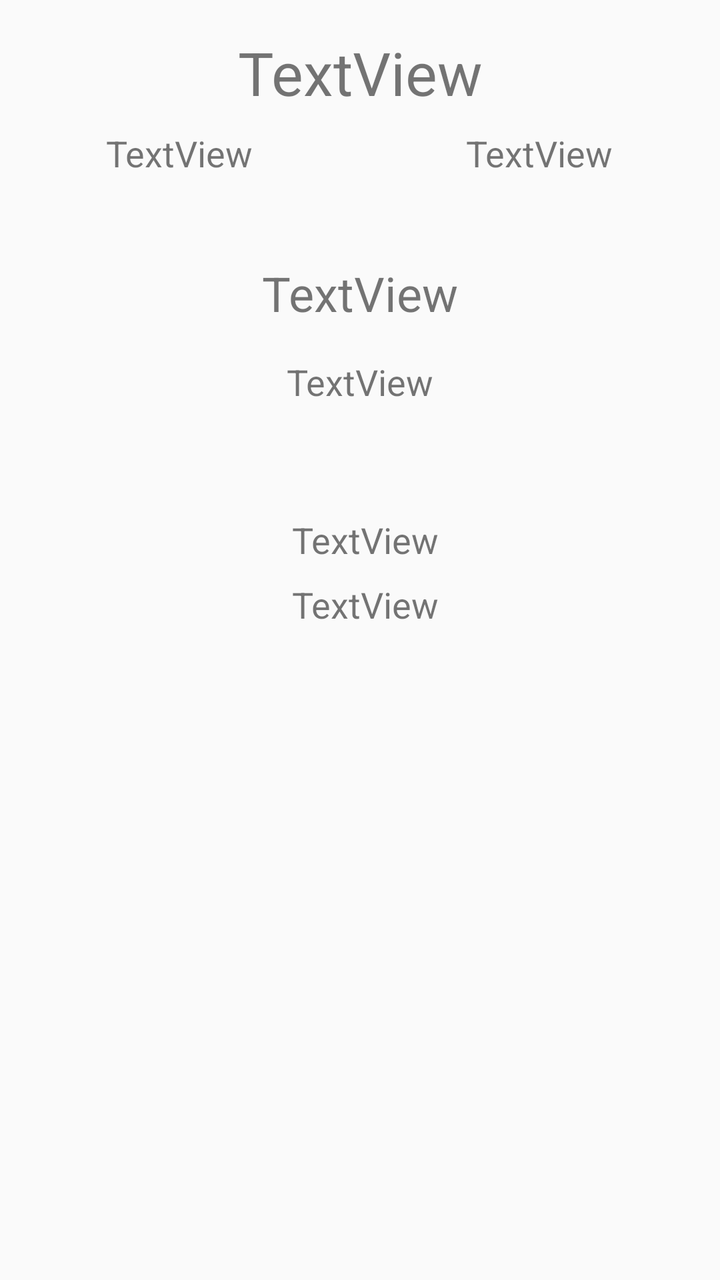
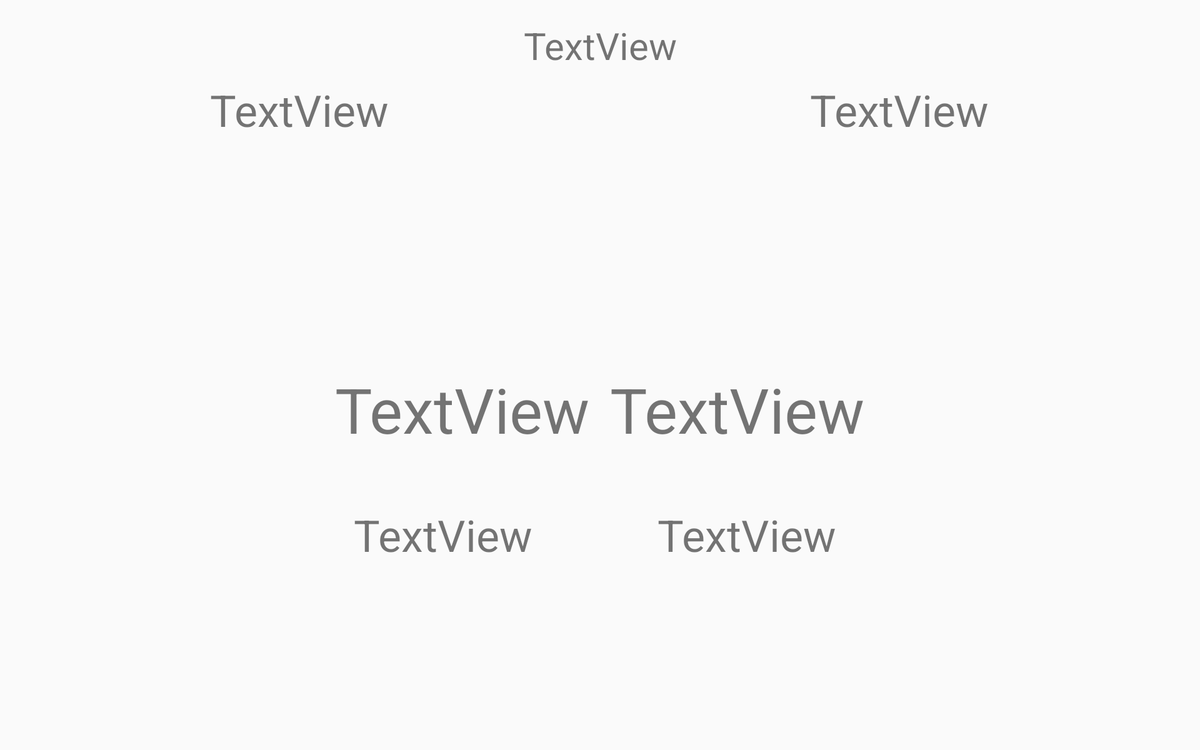

One screen, two layout resources from the same app: the default and the repository's alternative for another configuration. Each is rendered where Android would select it; the XML of both is given below.
<!-- AndroidManifest.xml: application theme AppTheme -->
<!-- res/layout/fragment_weather.xml -->
<?xml version="1.0" encoding="utf-8"?>
    <androidx.constraintlayout.widget.ConstraintLayout
            xmlns:android="http://schemas.android.com/apk/res/android"
            xmlns:app="http://schemas.android.com/apk/res-auto" xmlns:tools="http://schemas.android.com/tools"
            android:layout_width="match_parent"
            android:layout_height="match_parent" android:id="@+id/constraint_layout">
        <ProgressBar
                android:layout_width="219dp"
                android:layout_height="55dp"
                android:indeterminate="true" android:id="@+id/loading_progress_bar"
                app:layout_constraintEnd_toEndOf="parent"
                app:layout_constraintStart_toStartOf="parent"
                app:layout_constraintTop_toBottomOf="@+id/weather_description"
                app:layout_constraintBottom_toBottomOf="parent" android:layout_marginBottom="8dp"
                android:visibility="invisible"/>
        <TextView
                android:layout_width="0dp"
                android:layout_height="wrap_content" android:id="@+id/city_name_weather"
                app:layout_constraintTop_toTopOf="parent" app:layout_constraintStart_toStartOf="parent"
                app:layout_constraintEnd_toEndOf="parent"
                app:layout_constraintHorizontal_bias="1.0" android:textAlignment="center" android:textSize="30sp"
                android:layout_marginTop="16dp" android:layout_marginStart="8dp" android:layout_marginEnd="8dp"
                tools:text="TextView"/>
    <ImageView
            android:layout_width="wrap_content"
            android:layout_height="50dp" tools:src="@tools:sample/avatars" android:id="@+id/current_weather_icon"
            app:layout_constraintStart_toStartOf="parent"
            android:layout_marginStart="8dp" app:layout_constraintEnd_toEndOf="parent"
            android:layout_marginEnd="8dp" app:layout_constraintHorizontal_bias="0.498"
            android:layout_marginTop="16dp" app:layout_constraintTop_toBottomOf="@+id/city_name_weather"/>
        <TextView
                android:layout_width="wrap_content"
                android:layout_height="wrap_content" android:id="@+id/temperature_now"
                app:layout_constraintTop_toBottomOf="@+id/current_weather_icon"
                android:textSize="24sp" android:textAlignment="center" android:layout_marginStart="8dp"
                app:layout_constraintStart_toStartOf="parent" android:layout_marginEnd="8dp"
                app:layout_constraintEnd_toEndOf="parent" app:layout_constraintHorizontal_bias="0.498"
                android:layout_marginTop="8dp" tools:text="TextView"/>
    <TextView
            android:layout_width="wrap_content"
            android:layout_height="wrap_content"
            android:id="@+id/city_latitude" app:layout_constraintStart_toStartOf="parent"
            android:layout_marginStart="8dp" android:layout_marginTop="8dp"
            app:layout_constraintTop_toBottomOf="@+id/city_name_weather" android:textAlignment="center"
            tools:text="TextView" android:layout_marginEnd="8dp"
            app:layout_constraintEnd_toStartOf="@+id/current_weather_icon" android:textSize="18sp"/>
    <TextView
            android:layout_width="wrap_content"
            android:layout_height="wrap_content"
            android:id="@+id/city_longitude"
            app:layout_constraintEnd_toEndOf="parent"
            android:textAlignment="center"
            android:layout_marginEnd="8dp" android:layout_marginTop="8dp"
            app:layout_constraintTop_toBottomOf="@+id/city_name_weather" tools:text="TextView"
            app:layout_constraintStart_toEndOf="@+id/current_weather_icon" android:layout_marginStart="8dp"
            android:textSize="18sp"/>
        <TextView
                android:layout_width="wrap_content"
                android:layout_height="wrap_content" android:id="@+id/weather_description"
                android:layout_marginTop="16dp"
                app:layout_constraintTop_toBottomOf="@+id/temperature_now" app:layout_constraintStart_toStartOf="parent"
                android:layout_marginStart="8dp" app:layout_constraintEnd_toEndOf="parent"
                android:layout_marginEnd="8dp" android:textAlignment="center" android:textSize="18sp"
                tools:text="TextView"/>
    <LinearLayout
            android:orientation="vertical"
            android:layout_width="wrap_content"
            android:layout_height="wrap_content"
            app:layout_constraintEnd_toEndOf="parent" android:layout_marginEnd="8dp"
            app:layout_constraintStart_toStartOf="parent" android:layout_marginStart="8dp"
            android:layout_marginTop="32dp" app:layout_constraintTop_toBottomOf="@+id/weather_description"
            android:layout_marginBottom="8dp" app:layout_constraintBottom_toTopOf="@+id/loading_progress_bar"
            app:layout_constraintVertical_bias="0.274" app:layout_constraintHorizontal_bias="0.511">
        <TextView
                android:layout_width="wrap_content"
                android:layout_height="wrap_content"
                android:id="@+id/pressure_now"
                tools:text="TextView" android:textSize="18sp" android:layout_weight="1"
                android:layout_gravity="center"/>
        <TextView
                android:layout_width="wrap_content"
                android:layout_height="wrap_content"
                android:id="@+id/humidity_now" android:layout_marginTop="8dp"
                android:layout_marginStart="8dp" android:layout_marginBottom="8dp"
                android:layout_marginEnd="8dp"
                tools:text="TextView" android:textSize="18sp" android:layout_weight="1"
                android:layout_gravity="center"/>
    </LinearLayout>
</androidx.constraintlayout.widget.ConstraintLayout>
<!-- resources referenced by this layout -->
<resources>
  <style name="AppTheme" parent="Theme.AppCompat.Light.NoActionBar">
          
          <item name="colorPrimary">@color/colorPrimary</item>
          <item name="colorPrimaryDark">@color/colorPrimaryDark</item>
          <item name="colorAccent">@color/colorAccent</item>
          <item name="actionOverflowButtonStyle">@style/DotsDarkTheme</item>
          <item name="android:windowContentOverlay">@null</item>
      </style>
  <style name="DotsDarkTheme" parent="@style/Widget.AppCompat.ActionButton.Overflow">
          <item name="android:tint">#FFFFFFFF</item>
      </style>
</resources>
<!-- res/layout-sw600dp-land/fragment_weather.xml (the repository's variant of the layout above) -->
<!-- drawn on a 7-inch tablet turned sideways -->
<?xml version="1.0" encoding="utf-8"?>
<androidx.constraintlayout.widget.ConstraintLayout
        xmlns:android="http://schemas.android.com/apk/res/android"
        xmlns:app="http://schemas.android.com/apk/res-auto" xmlns:tools="http://schemas.android.com/tools"
        android:layout_width="match_parent"
        android:layout_height="match_parent" android:id="@+id/constraint_layout">
    <LinearLayout
            android:orientation="horizontal"
            android:layout_width="wrap_content"
            android:layout_height="wrap_content"
            app:layout_constraintEnd_toEndOf="parent" android:layout_marginEnd="8dp"
            app:layout_constraintStart_toStartOf="parent" android:layout_marginStart="8dp"
            android:layout_marginBottom="8dp" app:layout_constraintBottom_toTopOf="@+id/loading_progress_bar"
            android:layout_marginTop="8dp" app:layout_constraintTop_toBottomOf="@+id/linearLayout4"
            app:layout_constraintVertical_bias="0.31">
        <TextView
                android:layout_width="wrap_content"
                android:layout_height="wrap_content"
                android:id="@+id/pressure_now" android:layout_marginEnd="92dp"
                android:layout_marginTop="8dp"
                android:layout_marginBottom="8dp"
                tools:text="TextView" android:textSize="35sp" android:layout_weight="1"/>
        <TextView
                android:layout_width="wrap_content"
                android:layout_height="wrap_content"
                android:id="@+id/humidity_now" android:layout_marginTop="8dp"
                android:layout_marginStart="8dp" android:layout_marginBottom="8dp"
                android:layout_marginEnd="8dp"
                tools:text="TextView" android:textSize="35sp" android:layout_weight="1"/>
    </LinearLayout>
    <ProgressBar
            android:layout_width="219dp"
            android:layout_height="55dp"
            android:indeterminate="true" android:id="@+id/loading_progress_bar"
            app:layout_constraintEnd_toEndOf="parent"
            app:layout_constraintStart_toStartOf="parent"
            app:layout_constraintBottom_toBottomOf="parent" android:layout_marginBottom="16dp"
            android:visibility="invisible"/>
    <TextView
            android:layout_width="0dp"
            android:layout_height="wrap_content" android:id="@+id/city_name_weather"
            app:layout_constraintTop_toTopOf="parent" app:layout_constraintStart_toStartOf="parent"
            app:layout_constraintEnd_toEndOf="parent"
            app:layout_constraintHorizontal_bias="1.0" android:textAlignment="center" android:textSize="30sp"
            android:layout_marginTop="16dp" android:layout_marginStart="8dp" android:layout_marginEnd="8dp"
            tools:text="TextView"/>
    <ImageView
            android:layout_width="wrap_content"
            android:layout_height="200dp" tools:src="@tools:sample/avatars" android:id="@+id/current_weather_icon"
            app:layout_constraintStart_toStartOf="parent"
            android:layout_marginStart="8dp" app:layout_constraintEnd_toEndOf="parent"
            android:layout_marginEnd="8dp" app:layout_constraintHorizontal_bias="0.498"
            android:layout_marginTop="16dp" app:layout_constraintTop_toBottomOf="@+id/city_name_weather"/>
    <TextView
            android:layout_width="wrap_content"
            android:layout_height="wrap_content"
            android:id="@+id/city_latitude" app:layout_constraintStart_toStartOf="parent"
            android:layout_marginStart="8dp" android:layout_marginTop="8dp"
            app:layout_constraintTop_toBottomOf="@+id/city_name_weather" android:textAlignment="center"
            tools:text="TextView" android:layout_marginEnd="8dp"
            app:layout_constraintEnd_toStartOf="@+id/current_weather_icon" android:textSize="35sp"/>
    <TextView
            android:layout_width="wrap_content"
            android:layout_height="wrap_content"
            android:id="@+id/city_longitude"
            app:layout_constraintEnd_toEndOf="parent"
            android:textAlignment="center"
            android:layout_marginEnd="8dp" android:layout_marginTop="8dp"
            app:layout_constraintTop_toBottomOf="@+id/city_name_weather" tools:text="TextView"
            app:layout_constraintStart_toEndOf="@+id/current_weather_icon" android:layout_marginStart="8dp"
            android:textSize="35sp"/>
    <LinearLayout
            android:orientation="horizontal"
            android:layout_width="wrap_content"
            android:layout_height="wrap_content"
            app:layout_constraintEnd_toEndOf="parent" android:layout_marginEnd="8dp"
            app:layout_constraintStart_toStartOf="parent" android:layout_marginStart="8dp"
            android:layout_marginBottom="76dp" app:layout_constraintBottom_toTopOf="@+id/loading_progress_bar"
            android:layout_marginTop="8dp" app:layout_constraintTop_toBottomOf="@+id/current_weather_icon"
            android:id="@+id/linearLayout4" app:layout_constraintHorizontal_bias="0.499"
            app:layout_constraintVertical_bias="0.127">
        <TextView
                android:layout_width="wrap_content"
                android:layout_height="wrap_content" android:id="@+id/weather_description"
                android:layout_marginStart="8dp"
                android:layout_marginEnd="8dp" android:textAlignment="center" android:textSize="50sp"
                tools:text="TextView"/>
        <TextView
                android:layout_width="wrap_content"
                android:layout_height="wrap_content" android:id="@+id/temperature_now"
                android:textSize="50sp" android:textAlignment="center" android:layout_marginStart="8dp"
                android:layout_marginEnd="8dp"
                tools:text="TextView"/>
    </LinearLayout>
</androidx.constraintlayout.widget.ConstraintLayout>
